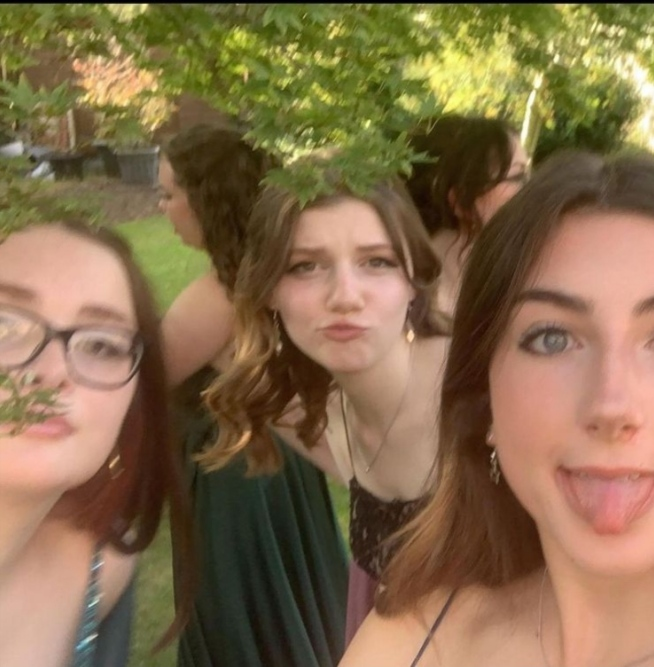
#> input picture image.jpeg, 654 x 667 px
$ python asciiImageConverter.py
#> lines starting #> are read from the running program, lines starting #| are printed output that depends on the picture
from PIL import Image
# import matplotlib.pyplot as plt
import numpy as np
#matploplib inline
from math import floor

img= Image.open('image.jpeg')
#> img is the input picture: PIL image 654x667 RGB; mean R, G, B 133.1, 108.4, 75.7
# height=int(input('GIVE ME HEIGHT... please:'))
# width=int(input('and width UwU:'))
height=100
width=100
rez=(height,width)
img=img.resize(rez)
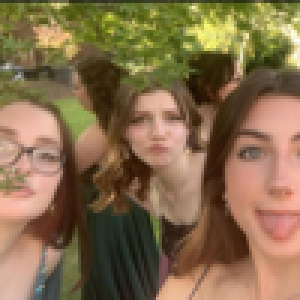
#> img: PIL image 100x100 RGB (shown 3 times larger); mean R, G, B 133.2, 108.5, 75.8
img=img.convert('LA')
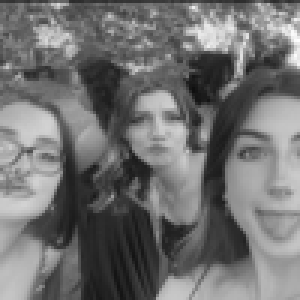
#> img: PIL image 100x100 LA (shown 3 times larger); mean R, G, B, A 112.1, 112.1, 112.1, 255

# img.show()
grid=[]
# chars= "$@B%8&WM#*oahkbdpqwmZO0QLCJUYXzcvunxrjft/\|()1[]?-_+~<>i!lI;:,^`'."
# chars=list(chars)
# chars.reverse()
chars=[' ','.',',','_','-','*',':','+','=','!','?','{','}','(',')','/','&','#','%','@','m','w','U','N','W','M','Q']

for y in range(1,height):
    row=[]
    for x in range(1,width):
        rgb= img.getpixel((x,y))
        row.append(rgb[0]+rgb[1])
    grid.append(row)
#> after the loop, grid = 99 items

chosenCombinations=[]
for element in grid:
    for e in element:
        if e not in chosenCombinations:
            chosenCombinations.append(e)
#> this loop made 99 passes
#> after the loop, chosenCombinations = 229 values, max 509 at index 170, min 270 at index 225, mean 386.2
chosenCombinations.sort()

darkest=chosenCombinations[len(chosenCombinations)-1]
#> darkest = 509
lightest=chosenCombinations[0]
#> lightest = 270

interval=(darkest-lightest)/(len(chars)-1)
#> interval = 9.19
charGrid=[]
for element in grid:
    charRow=''
    for e in element:
        index=floor((e-lightest)/interval)
        charRow=charRow+(chars[index])
    charGrid.append(charRow)
#> after the loop, charGrid = 99 items

for element in charGrid:
    print(*element)
